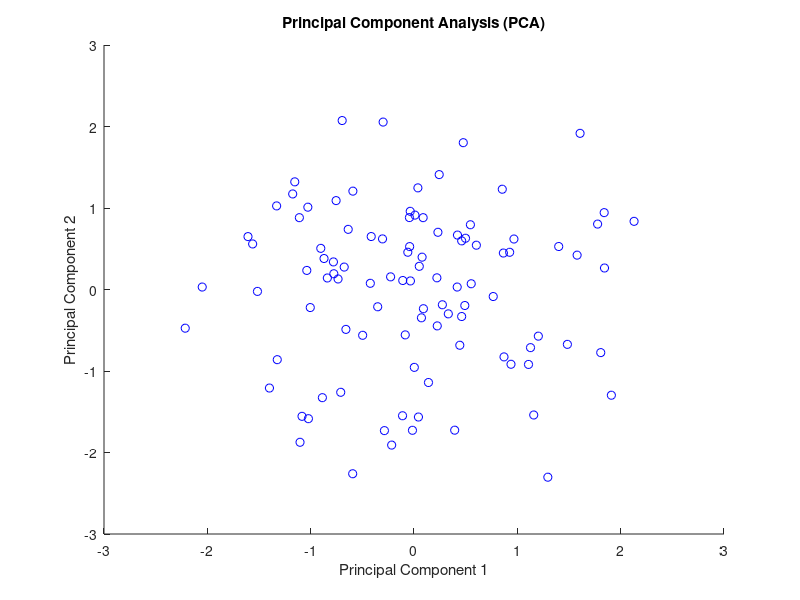

The MATLAB script that drew this image:
% サンプルデータの生成
numSamples = 100;
X = randn(numSamples, 2); % 2次元データ

% データの中心化
X_centered = X - mean(X);

% 共分散行列の計算
covariance_matrix = (X_centered' * X_centered) / (numSamples - 1);

% 固有値分解を行うことで主成分を求める
[eigen_vectors, eigen_values] = eig(covariance_matrix);

% データを主成分に射影
projected_data = X_centered * eigen_vectors;

% 主成分を可視化
scatter(projected_data(:, 1), projected_data(:, 2), 'b');
title('Principal Component Analysis (PCA)');
xlabel('Principal Component 1');
ylabel('Principal Component 2');
